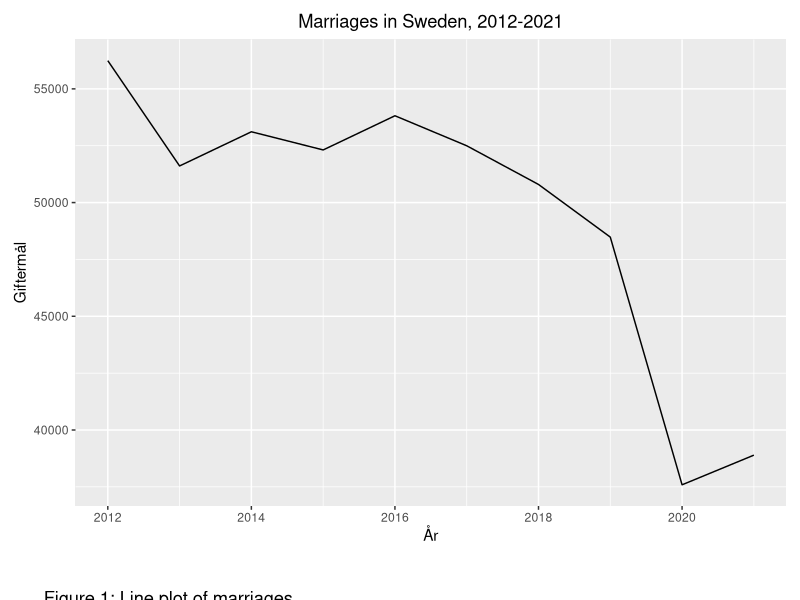

This figure's R source:
## ---- chunk 1
knitr::opts_chunk$set(echo = FALSE)
## ---- chunk 2

library(ggplot2)

data <- read.csv("skilsmassor2.csv",header=TRUE)

ggplot(data,aes(x=År)) +
  
  geom_line( aes(y=Giftermål) ) + labs(title="Marriages in Sweden, 2012-2021", tags="Figure 1: Line plot of marriages") +

  coord_cartesian(clip = "off") +
    theme(plot.title = element_text(hjust = 0.5),
          plot.margin = margin(t = 10, r = 10, b = 40, l = 10),
          plot.tag.position = c(0.2, -0.1)
          )


